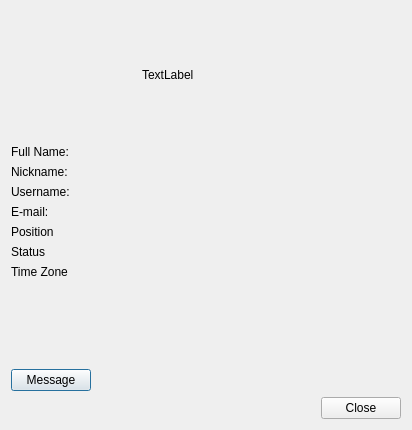
<?xml version="1.0" encoding="UTF-8"?>
<ui version="4.0">
 <class>UserProfileDialog</class>
 <widget class="QDialog" name="UserProfileDialog">
  <property name="geometry">
   <rect>
    <x>0</x>
    <y>0</y>
    <width>412</width>
    <height>430</height>
   </rect>
  </property>
  <property name="windowTitle">
   <string>Dialog</string>
  </property>
  <layout class="QVBoxLayout" name="verticalLayout_2">
   <item alignment="Qt::AlignHCenter">
    <widget class="QLabel" name="avatar">
     <property name="minimumSize">
      <size>
       <width>128</width>
       <height>128</height>
      </size>
     </property>
     <property name="maximumSize">
      <size>
       <width>128</width>
       <height>128</height>
      </size>
     </property>
     <property name="text">
      <string>TextLabel</string>
     </property>
    </widget>
   </item>
   <item>
    <layout class="QHBoxLayout" name="horizontalLayout">
     <item>
      <layout class="QVBoxLayout" name="verticalLayout_3">
       <property name="sizeConstraint">
        <enum>QLayout::SetMinimumSize</enum>
       </property>
       <item><widget class="QLabel" name="fullnameLabel"><property name="text"><string>Full Name:</string></property></widget></item>
       <item><widget class="QLabel" name="nicknameLabel"><property name="text"><string>Nickname:</string></property></widget></item>
       <item><widget class="QLabel" name="usernameLabel"><property name="text"><string>Username:</string></property></widget></item>
       <item><widget class="QLabel" name="emailLabel"><property name="text"><string>E-mail:</string></property></widget></item>
       <item><widget class="QLabel" name="positionLabel"><property name="text"><string>Position</string></property></widget></item>
       <item><widget class="QLabel" name="statusLabel"><property name="text"><string>Status</string></property></widget></item>
       <item><widget class="QLabel" name="timezoneLabel"><property name="text"><string>Time Zone</string></property></widget></item>
       <item><spacer name="verticalSpacer_2"><property name="orientation"><enum>Qt::Vertical</enum></property><property name="sizeHint" stdset="0"><size><width>20</width><height>40</height></size></property></spacer></item>
      </layout>
     </item>
     <item>
      <layout class="QVBoxLayout" name="verticalLayout">
       <item><widget class="QLabel" name="fullnameValue"><property name="text"><string/></property><property name="textInteractionFlags"><set>Qt::LinksAccessibleByMouse|Qt::TextSelectableByMouse</set></property></widget></item>
       <item><widget class="QLabel" name="nicknameValue"><property name="text"><string/></property><property name="textInteractionFlags"><set>Qt::LinksAccessibleByMouse|Qt::TextSelectableByMouse</set></property></widget></item>
       <item><widget class="QLabel" name="usernameValue"><property name="text"><string/></property><property name="textInteractionFlags"><set>Qt::LinksAccessibleByMouse|Qt::TextSelectableByMouse</set></property></widget></item>
       <item><widget class="QLabel" name="emailValue"><property name="text"><string/></property><property name="textInteractionFlags"><set>Qt::LinksAccessibleByMouse|Qt::TextSelectableByMouse</set></property></widget></item>
       <item><widget class="QLabel" name="positionValue"><property name="text"><string/></property><property name="textInteractionFlags"><set>Qt::LinksAccessibleByMouse|Qt::TextSelectableByMouse</set></property></widget></item>
       <item><widget class="QLabel" name="statusValue"><property name="text"><string/></property><property name="textInteractionFlags"><set>Qt::LinksAccessibleByMouse|Qt::TextSelectableByMouse</set></property></widget></item>
       <item><widget class="QLabel" name="timezoneValue"><property name="text"><string/></property><property name="textInteractionFlags"><set>Qt::LinksAccessibleByMouse|Qt::TextSelectableByMouse</set></property></widget></item>
       <item><spacer name="verticalSpacer"><property name="orientation"><enum>Qt::Vertical</enum></property><property name="sizeHint" stdset="0"><size><width>20</width><height>40</height></size></property></spacer></item>
      </layout>
     </item>
    </layout>
   </item>
   <item>
    <layout class="QHBoxLayout" name="actionsLayout">
     <item>
      <widget class="QPushButton" name="messageButton">
       <property name="text"><string>Message</string></property>
       <property name="toolTip"><string>Start or open a direct message</string></property>
      </widget>
     </item>
     <item>
      <spacer name="actionsSpacer"><property name="orientation"><enum>Qt::Horizontal</enum></property><property name="sizeHint" stdset="0"><size><width>40</width><height>20</height></size></property></spacer>
     </item>
    </layout>
   </item>
   <item>
    <widget class="QDialogButtonBox" name="buttonBox">
     <property name="orientation"><enum>Qt::Horizontal</enum></property>
     <property name="standardButtons"><set>QDialogButtonBox::Close</set></property>
    </widget>
   </item>
  </layout>
 </widget>
 <resources/>
 <connections>
  <connection><sender>buttonBox</sender><signal>accepted()</signal><receiver>UserProfileDialog</receiver><slot>accept()</slot></connection>
  <connection><sender>buttonBox</sender><signal>rejected()</signal><receiver>UserProfileDialog</receiver><slot>reject()</slot></connection>
 </connections>
</ui>
